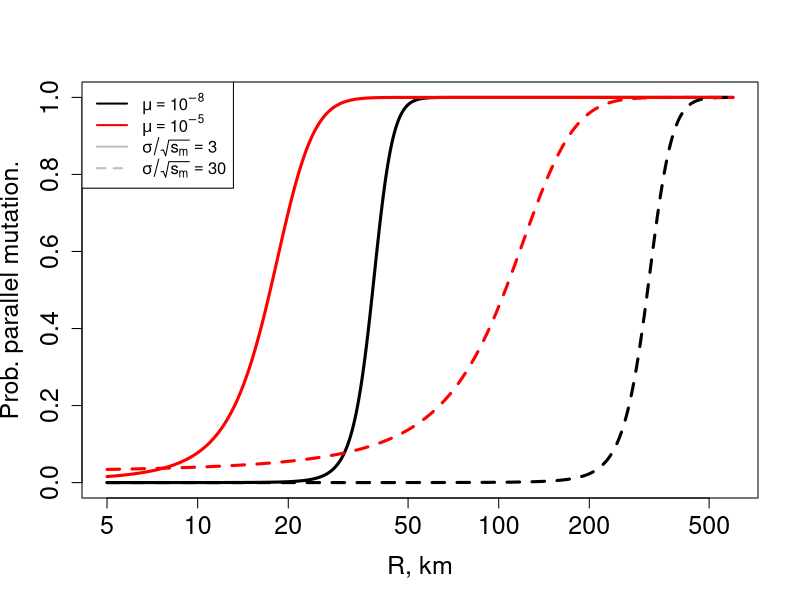

Source code (R):
char.length= c(3,30)


A=100

#pdf(file="~/Dropbox/Talks_posters/coopibarra_patchy_2013/figures/prob_parallel_hoekstra_NEW.pdf")
R = seq(5,600,length=10000) ##distance in Km
#layout(t(1:2))
mu = 1e-8
prob.parallel <- mu*A/(mu*A + (1/char.length[1])* exp(-R/char.length[1]))  ##assuming sigma=1
plot(R, prob.parallel,type="l",lwd=3, xlab="R, km",ylab="Prob. parallel mutation.",cex.lab=1.5,cex.axis=1.5,log="x") 
mu=1e-5
prob.parallel <- mu*A/(mu*A + (1/char.length[1])* exp(-R/char.length[1]))  ##assuming sigma=1

lines(R, prob.parallel,lwd=3,col="red")


R = seq(5,600,length=1000) ##distance in Km
mu = 1e-8
prob.parallel <- mu*A/(mu*A + (1/char.length[2])* exp(-R/char.length[2]))  ##assuming sigma=1
lines(R, prob.parallel,lty=2,lwd=3)

mu=1e-5
prob.parallel <- mu*A/(mu*A + (1/char.length[2])* exp(-R/char.length[2]))  ##assuming sigma=1

lines(R, prob.parallel,lwd=3,col="red",lty=2)

legend("topleft", legend=expression(mu == 10^-8, mu == 10^-5, sigma/sqrt(s[m]) == 3,sigma/sqrt(s[m]) == 30),col=c("black","red","grey","grey"),lty=c(1,1,1,2),lwd=2)
#dev.off()
